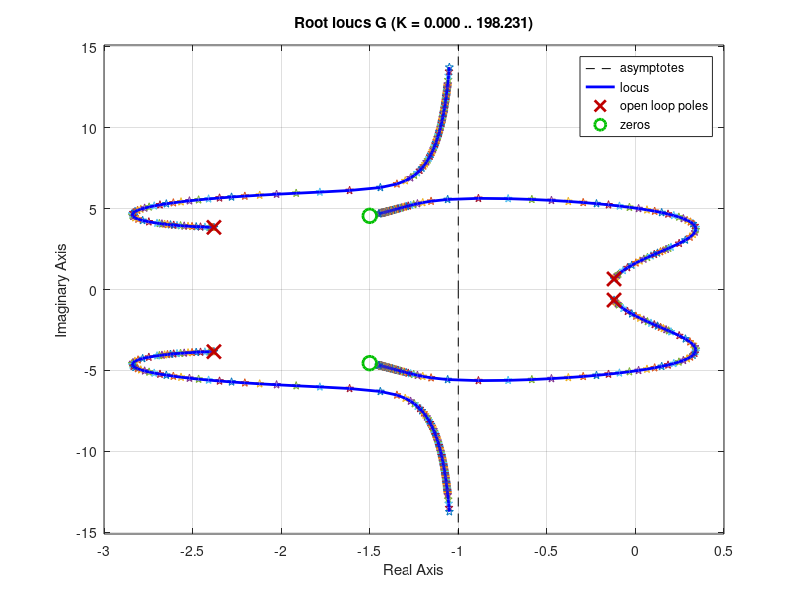

The MATLAB source for this figure: (Note: this script raises an error after producing the figure.)
%% Problème 6
close all
clc

Num1 = [1 3 23];
Den1 = [1 5 22 7 9];

G = tf(Num1, Den1)
%% a)
%Nombre de mdoes
Pol = roots(Den1)
%% b)
wn = abs(Pol)
zeta = -real(Pol)./wn

[r, p, k] = residue(Num1,Den1)
poids = abs(r)./abs(real(p))

Phi = acosd(zeta)
Mp = 100*exp(-pi.*tand(Phi))
wa = wn.*sqrt(1-zeta.^2)
tp = pi./wa
ts = 4./(zeta.*wn)

%% c)
%Grand K
pol = rlocus(G, 5000)

figure
plot(real(pol), imag(pol), 'p')
hold on
rlocus(G)

ts = 4./real(pol)

%Regle 5
zero = roots(Num1)
temp = (sum(pol)-sum(zero))/2
ts2 = 4/abs(temp)

%% d)
%Graphiquement j'ai trouver 2.04 et 40

%% e)
figure
margin(G)

%Augementer de 15° à 3.51rad/s

%% f)
sys1 = tf([r(3)], [1 -p(3)])
sys2 = tf([r(4)], [1 -p(4)])


TF = sys1+sys2

figure
hold on
rlocus(G, 'r')
rlocus(TF, 'k')

%% Problème 7
close all

%% a)


%% Numero 8
clc
clear all
close all

Num1 = [1 3 5];
Den1 = [1 7 5 3 0];

TF = tf(Num1, Den1)
%% a)
mode = roots(Den1)

%% b)
figure
margin(TF)

K = db2mag(-8.5)

%% c)
TF2 = (K)*TF

figure
margin(TF2)

%% d)
% On diminue le K

%% e) 

[Gm,Pm,Wcg,Wcp] = margin(TF2)

ans = (Pm/Wcp)*(pi/180)

